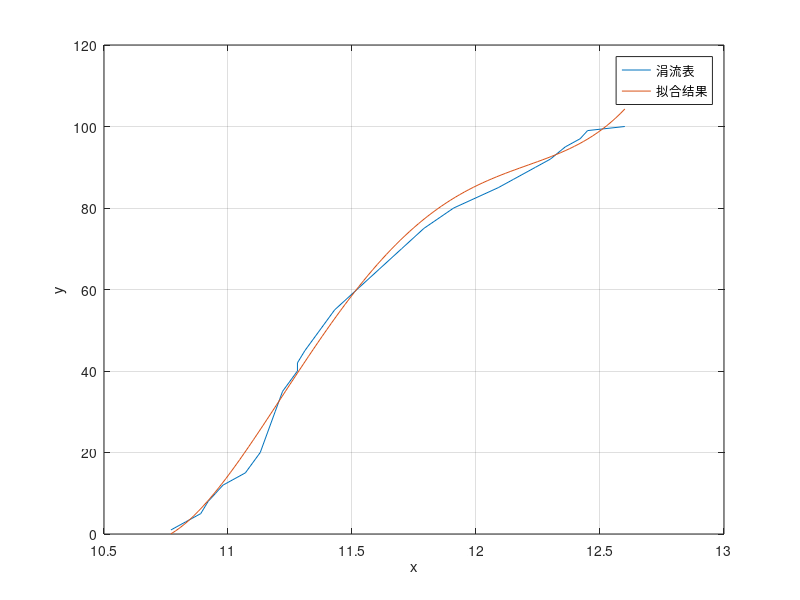

Source code (MATLAB):
x = [4.2,4.15,4.14,4.12,4.1,4.08,4.05,4.03,3.97,3.93,3.9,3.87,3.84,3.81,3.79,3.77,3.76,3.76,3.74,3.73,3.72,3.71,3.69,3.66,3.65,3.64,3.63,3.61,3.59];
y=[100,99,97,95,92,90,87,85,80,75,70,65,60,55,50,45,42,40,35,30,25,20,15,12,10,8,5,3,1];
x = x*3;
%[xData, yData] = prepareCurveData( x, y );
x_span = linspace(10.77,12.6,100);
fitresult = 36.7704*x_span.^4-1722.6416*x_span.^3+30209.6946*x_span.^2-234978.7374*x_span+683887.8996;

% 绘制数据拟合图。
figure( 'Name', '电池电量' );
h = plot( x, y );
hold on
plot(x_span,fitresult)
legend( '涓流表', '拟合结果' );
% 为坐标区加标签
xlabel( 'x', 'Interpreter', 'none' );
ylabel( 'y', 'Interpreter', 'none' );
grid on